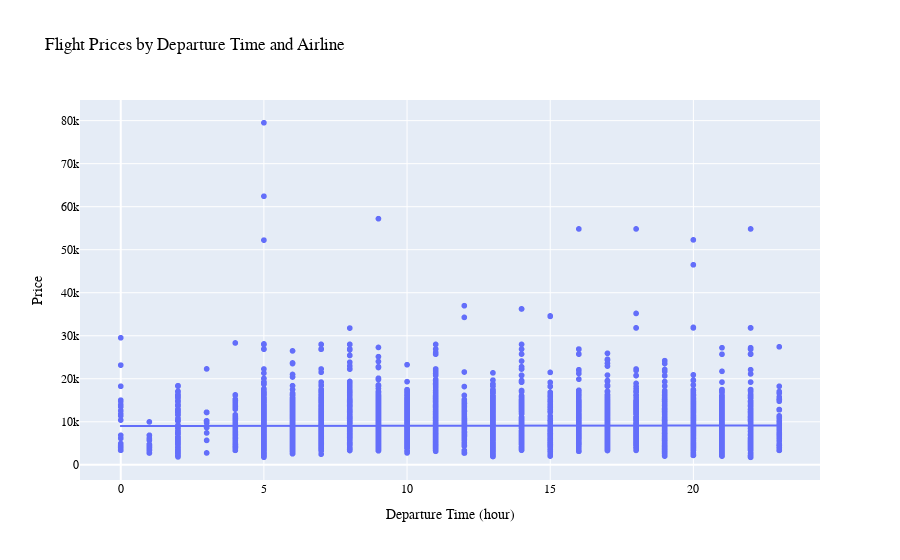

The notebook cell this image was saved under:
### Markdown cell above
### Visualising the the relationship between Departure Time and Price for every airline

### Code cell
import plotly.express as px

# Create a scatter plot
fig = px.scatter(data, x="Dep_Time hour", y="Price", trendline="ols", title="Flight Prices by Departure Time and Airline")

# Customize the plot
fig.update_layout(
    xaxis_title="Departure Time (hour)",
    yaxis_title="Price",
    legend_title="Airline",
    font=dict(
        family="Arial",
        size=12,
        color="black"
    )
)

# Show the plot
fig.show()

### Figure 1 — Plotly figure (JSON) as saved in the notebook; plotly's stock layout.template omitted (floating-point values rounded to 4 significant figures; data arrays with more than 128 entries replaced by an {"elided": "..."} marker saying what was removed)
{"data": [{"hovertemplate": "Dep_Time hour=%{x}<br>Price=%{y}<extra></extra>", "legendgroup": "", "marker": {"color": "#636efa", "symbol": "circle"}, "mode": "markers", "name": "", "showlegend": false, "type": "scattergl", "x": {"elided": "10682 int values"}, "xaxis": "x", "y": {"elided": "10682 int values"}, "yaxis": "y"}, {"hovertemplate": "<b>OLS trendline</b><br>Price = 5.45417 * Dep_Time hour + 9019.09<br>R<sup>2</sup>=0.000046<br><br>Dep_Time hour=%{x}<br>Price=%{y} <b>(trend)</b><extra></extra>", "legendgroup": "", "marker": {"color": "#636efa", "symbol": "circle"}, "mode": "lines", "name": "", "showlegend": false, "type": "scattergl", "x": {"elided": "10682 int values"}, "xaxis": "x", "y": {"elided": "10682 float values"}, "yaxis": "y"}], "layout": {"font": {"color": "black", "family": "Arial", "size": 12}, "legend": {"title": {"text": "Airline"}, "tracegroupgap": 0}, "title": {"text": "Flight Prices by Departure Time and Airline"}, "xaxis": {"anchor": "y", "domain": [0, 1], "title": {"text": "Departure Time (hour)"}}, "yaxis": {"anchor": "x", "domain": [0, 1], "title": {"text": "Price"}}}}
